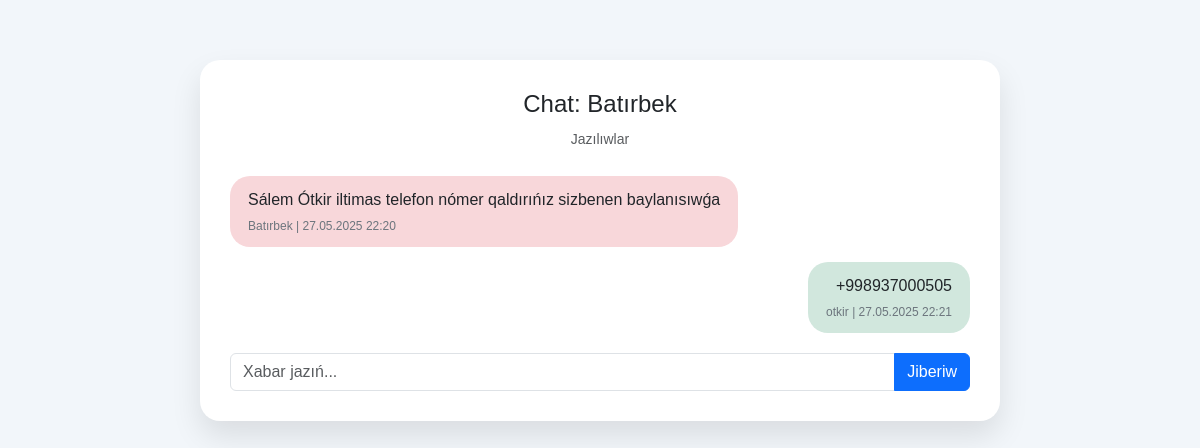
Screenshot of /pages/chat.php?to=12 (signed in) with the database file from the repository.
### tables this page shows
CREATE TABLE `users` (
  `id` int NOT NULL,
  `name` varchar(100) NOT NULL,
  `email` varchar(100) NOT NULL,
  `password` varchar(255) NOT NULL,
  `role` enum('freelancer','employer') NOT NULL,
  `created_at` timestamp NULL DEFAULT CURRENT_TIMESTAMP
);

CREATE TABLE `messages` (
  `id` int NOT NULL,
  `sender_id` int NOT NULL,
  `receiver_id` int NOT NULL,
  `message` text NOT NULL,
  `sent_at` datetime DEFAULT CURRENT_TIMESTAMP
);

### pages/chat.php (the view, shortened to what this page needs)
<?php
require_once '../config.php';
$sender_id = $_SESSION['user_id'];
$receiver_id = $_GET['to'] ?? null;
$stmtUser = $pdo->prepare("SELECT id, name FROM users WHERE id IN (?, ?)");
$stmtUser->execute([$sender_id, $receiver_id]);
$users = $stmtUser->fetchAll(PDO::FETCH_GROUP|PDO::FETCH_UNIQUE);
$receiver_name = $users[$receiver_id]['name'] ?? 'Paydalanıwshı';
$stmt = $pdo->prepare("
    SELECT m.*, u.name FROM messages m
    JOIN users u ON m.sender_id = u.id
    WHERE (sender_id = ? AND receiver_id = ?) OR (sender_id = ? AND receiver_id = ?)
    ORDER BY m.sent_at ASC
");
$stmt->execute([$sender_id, $receiver_id, $receiver_id, $sender_id]);
$messages = $stmt->fetchAll();
?>
<!DOCTYPE html>
<html lang="uz">
<head>
    <link href="https://cdn.jsdelivr.net/npm/bootstrap@5.3.3/dist/css/bootstrap.min.css" rel="stylesheet">
</head>
<body>
<div class="chat-box">
    <div class="chat-header">
        <h4>Chat: <?= htmlspecialchars($receiver_name) ?></h4>
        <small class="text-muted">Jazılıwlar</small>
    </div>
    <div class="chat-log">
        <?php foreach ($messages as $msg): ?>
            <div class="message <?= $msg['sender_id'] == $sender_id ? 'sent' : 'received' ?>">
                <?= nl2br(htmlspecialchars($msg['message'])) ?>
                <div class="meta">
                    <?= htmlspecialchars($msg['name']) ?> | <?= date('d.m.Y H:i', strtotime($msg['sent_at'])) ?>
                </div>
            </div>
        <?php endforeach; ?>
    </div>
    <form method="post">
        <div class="input-group">
            <input type="text" name="message" class="form-control" placeholder="Xabar jazıń..." required>
            <button class="btn btn-primary">Jiberiw</button>
        </div>
    </form>
</div>
</body>
</html>

### pages/chat.php (style rules this page uses)
body { background: #f2f6fa; font-family: 'Poppins', sans-serif; }
.chat-box { max-width: 800px; margin: 60px auto; background: #fff; padding: 30px; border-radius: 20px; box-shadow: 0 15px 30px rgba(0,0,0,0.1); animation: fadeIn 0.5s ease-in-out; }
.chat-log { max-height: 400px; overflow-y: auto; display: flex; flex-direction: column; gap: 15px; margin-bottom: 20px; }
.message { padding: 12px 18px; border-radius: 20px; max-width: 70%; position: relative; transition: all 0.3s ease; word-wrap: break-word; }
.sent { background: #d1e7dd; align-self: flex-end; text-align: right; }
.received { background: #f8d7da; align-self: flex-start; text-align: left; }
.meta { font-size: 0.75rem; color: #6c757d; margin-top: 5px; }
.chat-header { text-align: center; margin-bottom: 25px; }

### rows the page displays
users: name "Batırbek"
messages: message "Sálem Ótkir iltimas telefon nómer qaldırıńız sizbenen baylanısıwǵa", sender.name "Batırbek", sent_at "27.05.2025 22:20"
messages: message "+998937000505", sender.name "otkir", sent_at "27.05.2025 22:21"
